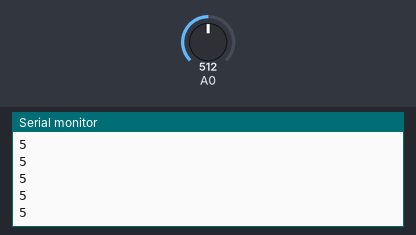
The sketch below on a simulated Arduino Uno, built with avr-gcc and run on an emulated ATmega328P. Parts: the last lines printed to the serial monitor. The test bench sets the inputs (shaded band); at power-on: A0 = 512.

Above: at 1.2 s.
1.3 s: A0 set to 716
At 1.31 s:
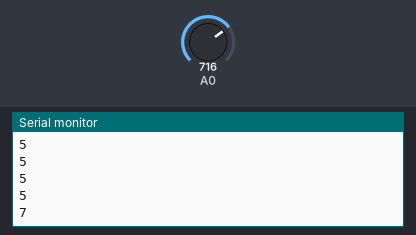
2.8 s: A0 set to 900
At 2.81 s:
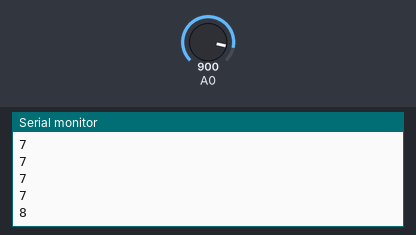
Timing chart, 0 to 5.8 s (numbered marks = the images above; inputs shaded):
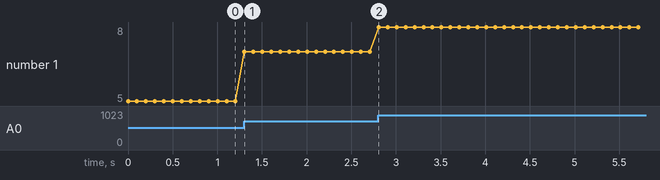

Measured:
- after the input at 1.3 s, the serial monitor: prints a new line at once (image 1)
- after the input at 2.8 s, the serial monitor: prints a new line at once (image 2)
- plotted number 1: 5 → 7 after the input at 1.3 s, 7 → 8 after the input at 2.8 s

The sketch:

sketch_potentio.ino
```cpp
void setup() {
  Serial.begin(9600);
}

void loop() {
  int sensorValue = analogRead(A0);
  int newval = map(sensorValue, 0, 1023, 1, 10);
  Serial.println(newval);
  delay(100);
}
```
